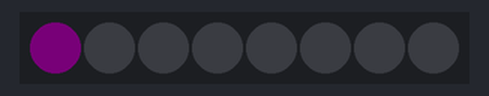
Recording of a sketch running on a simulated Arduino Uno, built with avr-gcc and run on an emulated ATmega328P. Parts: 8 RGB LEDs in strip order, left to right. Dim RGB values are drawn brighter than linear.

Above: at 0.1 s.
At 0.6 s:
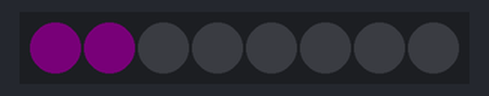
At 1.1 s:
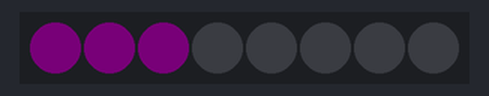
At 1.6 s:
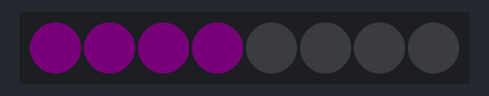
At 2.6 s:
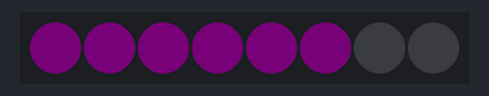
At 3.6 s:
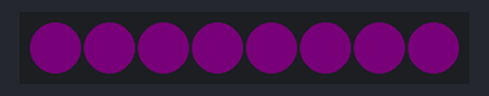
Timing chart, 0 to 40.0 s (numbered marks = the images above):
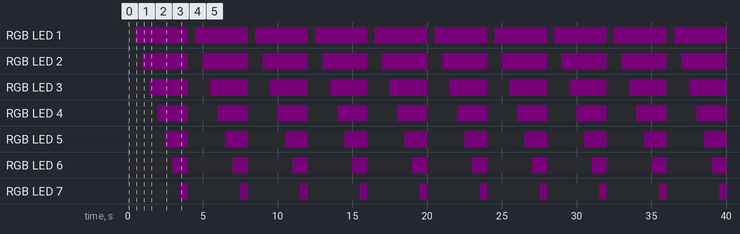

The sketch:

neopixel-test.ino
```cpp
#include <Adafruit_NeoPixel.h>

#define PIN 2
#define NUMPIXELS 8
#define DELAYVAL 500

Adafruit_NeoPixel pixels(NUMPIXELS, PIN); //init neopixel object

void setup() {
  pixels.begin(); //turn all lights off on startup
}

void loop() {
  pixels.clear();
  for (int i=0; i<NUMPIXELS; i++) {
    pixels.setPixelColor(i, 2, 0, 2);
    pixels.show();
    delay(DELAYVAL);
  }
}
```

Measured:
- by itself, RGB LED 1: alternates RGB(2, 0, 2) for 3.5 s and off for 0.50 s
- by itself, RGB LED 2: alternates RGB(2, 0, 2) for 3.0 s and off for 1.0 s
- by itself, RGB LED 3: alternates RGB(2, 0, 2) for 2.5 s and off for 1.5 s
- by itself, RGB LED 4: alternates RGB(2, 0, 2) for 2.0 s and off for 2.0 s
- by itself, RGB LED 5: alternates RGB(2, 0, 2) for 1.5 s and off for 2.5 s
- by itself, RGB LED 6: alternates RGB(2, 0, 2) for 1.0 s and off for 3.0 s
- by itself, RGB LED 7: alternates RGB(2, 0, 2) for 0.50 s and off for 3.5 s
